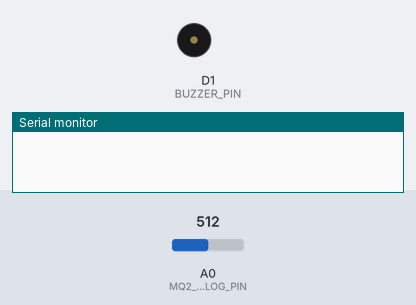
A sketch run on a simulated ESP8266 (NodeMCU). On the bench: buzzer (waves = sounding, pin HIGH), the last lines printed to the serial monitor. Inputs (shaded band) come from the test bench; at power-on: A0 (MQ2_ANALOG_PIN) = 512. WiFi joins after 1.5 s; servers stay silent unless stated.

Above: at 0.1 s.
At 2.9 s:
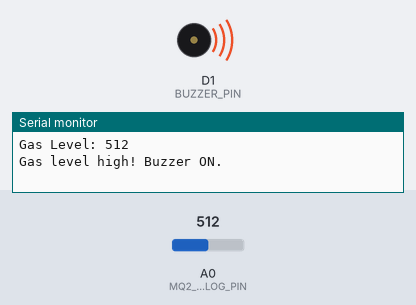
Timing chart, 0 to 4.4 s (numbered marks = the images above):
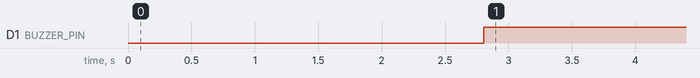

Measured:
- by itself, D1 (BUZZER_PIN): LOW → HIGH at 2.8 s

The sketch:

project1.c.ino
```cpp
#define BLYNK_TEMPLATE_ID "TMPL3k4AUicyH"
#define BLYNK_TEMPLATE_NAME "Smart Air System"
#define BLYNK_AUTH_TOKEN "rtmQ5M4XqEWo5nOyLIzJ2UjdnveABqZX"

#include <ESP8266WiFi.h>
#include <BlynkSimpleEsp8266.h>

// WiFi credentials
char ssid[] = "VJIT-IT";
char pass[] = "Vjitadmin@123";

// Hardware pins
#define MQ2_ANALOG_PIN A0
#define BUZZER_PIN D1

#define GAS_THRESHOLD 500

BlynkTimer timer;

void checkGasLevel() {
  int gasValue = analogRead(MQ2_ANALOG_PIN);
  Serial.print("Gas Level: ");
  Serial.println(gasValue);

  // Send sensor value to Blynk (V0 or your assigned pin)
  Blynk.virtualWrite(V0, gasValue);

  if (gasValue > GAS_THRESHOLD) {
    digitalWrite(BUZZER_PIN, HIGH);
    Blynk.logEvent("gas_alert", "⚠️ High Gas Level Detected!");
    Serial.println("Gas level high! Buzzer ON.");
  } else {
    digitalWrite(BUZZER_PIN, LOW);
  }
}

void setup() {
  Serial.begin(115200);
  pinMode(BUZZER_PIN, OUTPUT);
  digitalWrite(BUZZER_PIN, LOW);

  Blynk.begin(BLYNK_AUTH_TOKEN, ssid, pass);

  timer.setInterval(1000L, checkGasLevel);
}

void loop() {
  Blynk.run();
  timer.run();
}
```
